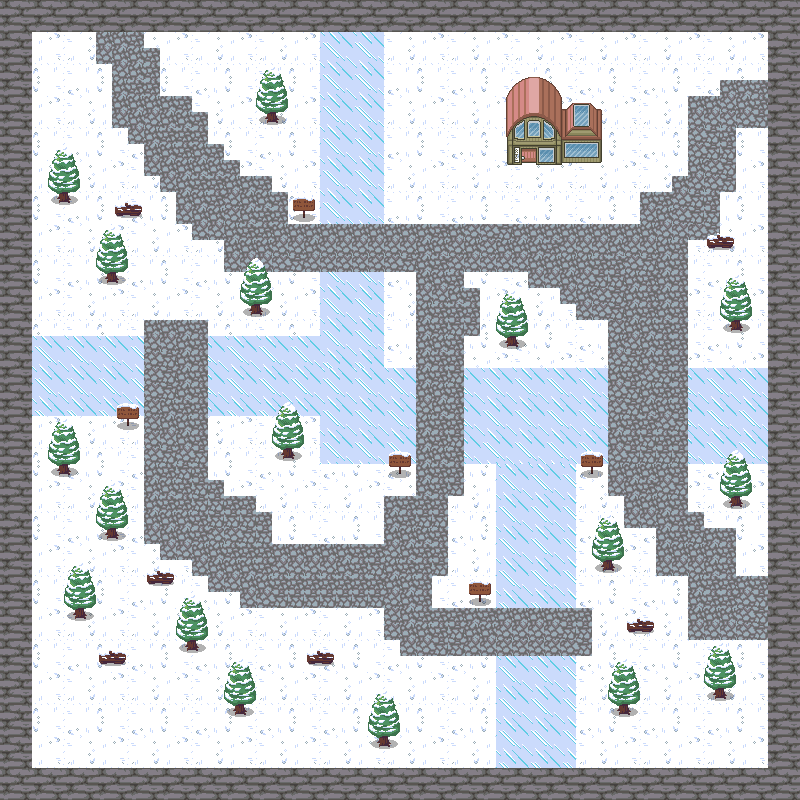

A 2D game scene composited from a Tiled map and its tileset images. What follows is a short description and the map's XML, with each tile layer's data collapsed to a summary:
An orthogonal 50x50 tile map with 16x16 px tiles, 6 tile layers (background, walls, water, path, ...), 2 tilesets and 45 objects (42x collision, initial_position, exit_entrance, spawn).

<map version="1.5" tiledversion="1.6.0" orientation="orthogonal" renderorder="right-down" width="50" height="50" tilewidth="16" tileheight="16" infinite="0" nextlayerid="8" nextobjectid="50">
 <tileset firstgid="1" source="icy_nature.tsx" />
 <tileset firstgid="721" source="house.tsx" />
 <layer id="1" name="background" width="50" height="50">
  <data>[2500 cells, 2500 non-empty, 16 distinct tile ids]</data>
 </layer>
 <layer id="2" name="walls" width="50" height="50">
  <data>[2500 cells, 384 non-empty, 4 distinct tile ids]</data>
 </layer>
 <layer id="3" name="water" width="50" height="50">
  <data>[2500 cells, 437 non-empty, 4 distinct tile ids]</data>
 </layer>
 <layer id="4" name="path" width="50" height="50">
  <data>[2500 cells, 535 non-empty, 4 distinct tile ids]</data>
 </layer>
 <layer id="6" name="obstacles" width="50" height="50">
  <data>[2500 cells, 180 non-empty, 16 distinct tile ids]</data>
 </layer>
 <objectgroup id="5" name="Objects">
  <object id="1" name="initial_position" x="425.333" y="340">
   <point />
  </object>
  <object id="3" type="collision" x="2.66667" y="0" width="793.333" height="30.6667" />
  <object id="4" type="collision" x="-1.33333" y="20" width="30.6667" height="776" />
  <object id="6" type="collision" x="2.66667" y="766.667" width="794.667" height="32" />
  <object id="7" type="collision" x="769.333" y="1.33333" width="29.3333" height="796" />
  <object id="8" type="collision" x="30.6667" y="336" width="113.333" height="78.6667" />
  <object id="9" type="collision" x="206.667" y="336" width="177.333" height="77.3333" />
  <object id="10" type="collision" x="320" y="368" width="96" height="94.6667" />
  <object id="11" type="collision" x="321.333" y="273.333" width="64" height="62.6667" />
  <object id="12" type="collision" x="320" y="30.6667" width="64" height="192" />
  <object id="13" type="collision" x="464" y="368" width="142.667" height="96" />
  <object id="14" type="collision" x="496" y="465.333" width="78.6667" height="141.333" />
  <object id="15" type="collision" x="496" y="656" width="80" height="110.667" />
  <object id="16" type="collision" x="688" y="368" width="80" height="94.6667" />
  <object id="18" type="collision" x="265.75" y="112" width="13" height="11" />
  <object id="19" type="collision" x="295.25" y="213.25" width="17.75" height="9.25" />
  <object id="20" type="collision" x="249.75" y="304.25" width="12.75" height="11.75" />
  <object id="21" type="collision" x="106" y="272.5" width="12.75" height="10.5" />
  <object id="22" type="collision" x="115.5" y="207.25" width="26.5" height="9.75" />
  <object id="23" type="collision" x="58.5" y="192.75" width="12" height="10.5" />
  <object id="24" type="collision" x="117.5" y="422.25" width="20.5" height="7.5" />
  <object id="25" type="collision" x="58.25" y="464.5" width="12.25" height="11.25" />
  <object id="26" type="collision" x="105.75" y="528.75" width="12.75" height="10" />
  <object id="27" type="collision" x="74.25" y="608.25" width="11.75" height="10.75" />
  <object id="28" type="collision" x="147.25" y="577.75" width="25.75" height="7.75" />
  <object id="29" type="collision" x="99" y="657.25" width="26.75" height="8" />
  <object id="30" type="collision" x="186.5" y="640.5" width="11.5" height="10" />
  <object id="31" type="collision" x="234.25" y="704.75" width="11.75" height="10" />
  <object id="32" type="collision" x="307.25" y="657.25" width="26.75" height="9" />
  <object id="33" type="collision" x="378.25" y="736.75" width="11.5" height="10" />
  <object id="34" type="collision" x="618.75" y="705" width="11.25" height="10" />
  <object id="35" type="collision" x="714.75" y="689" width="11.75" height="10.25" />
  <object id="36" type="collision" x="627" y="625.75" width="26.5" height="7.5" />
  <object id="37" type="collision" x="602" y="561" width="12" height="9.75" />
  <object id="38" type="collision" x="730.25" y="497.75" width="12.25" height="9.25" />
  <object id="39" type="collision" x="581.5" y="470.25" width="21" height="6.5" />
  <object id="40" type="collision" x="506" y="337" width="12.25" height="9.75" />
  <object id="41" type="collision" x="730" y="321.75" width="12.25" height="9" />
  <object id="42" type="collision" x="707" y="241.75" width="26" height="7.75" />
  <object id="44" type="collision" x="282.5" y="448.5" width="11.5" height="9.5" />
  <object id="45" type="collision" x="390" y="470" width="18" height="7" />
  <object id="46" type="collision" x="469" y="597.5" width="20" height="7.5" />
  <object id="47" type="collision" x="507" y="127" width="94.5" height="35.5" />
  <object id="48" name="exit_entrance" x="520.5" y="148.5" width="16.5" height="24" />
  <object id="49" name="spawn" x="528.5" y="181">
   <point />
  </object>
 </objectgroup>
 <layer id="7" name="house" width="50" height="50">
  <data>[2500 cells, 49 non-empty, 49 distinct tile ids]</data>
 </layer>
</map>
